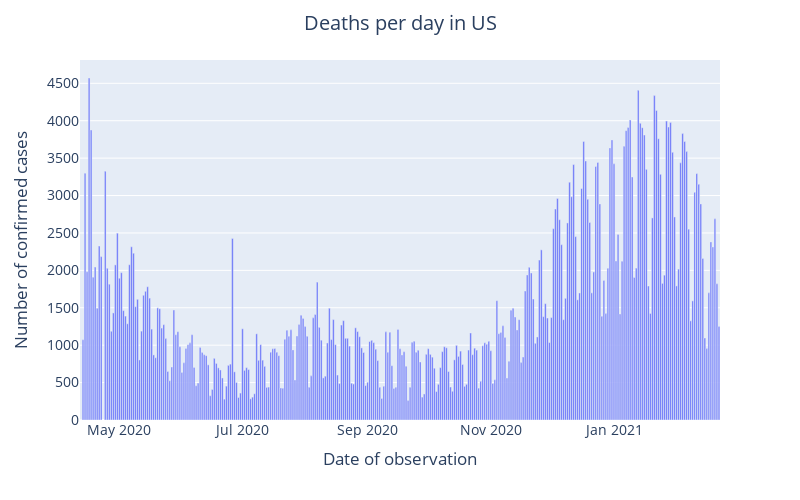

Notebook source saved alongside this figure:
### Code cell
fig = px.bar(x=df_bydate['date'], y=df_bydate['Deaths'].diff().fillna(0))
layout = go.Layout(
    title=go.layout.Title(
        text="Deaths per day in US",
        x=0.5
    ),
    font=dict(size=14),
    width=800,
    height=500,
    xaxis_title = "Date of observation",
    yaxis_title = "Number of confirmed cases"
)

fig.update_layout(layout)
fig.show()

### Figure 1 — Plotly figure (JSON) as saved in the notebook; plotly's stock layout.template omitted (floating-point values rounded to 4 significant figures; data arrays with more than 128 entries replaced by an {"elided": "..."} marker saying what was removed)
{"data": [{"alignmentgroup": "True", "hovertemplate": "x=%{x}<br>y=%{y}<extra></extra>", "legendgroup": "", "marker": {"color": "#636efa"}, "name": "", "offsetgroup": "", "orientation": "v", "showlegend": false, "textposition": "auto", "type": "bar", "x": {"elided": "316 str values"}, "xaxis": "x", "y": {"elided": "316 int values"}, "yaxis": "y"}], "layout": {"barmode": "relative", "font": {"size": 14}, "height": 500, "legend": {"tracegroupgap": 0}, "margin": {"t": 60}, "title": {"text": "Deaths per day in US", "x": 0.5}, "width": 800, "xaxis": {"anchor": "y", "domain": [0, 1], "title": {"text": "Date of observation"}}, "yaxis": {"anchor": "x", "domain": [0, 1], "title": {"text": "Number of confirmed cases"}}}}
